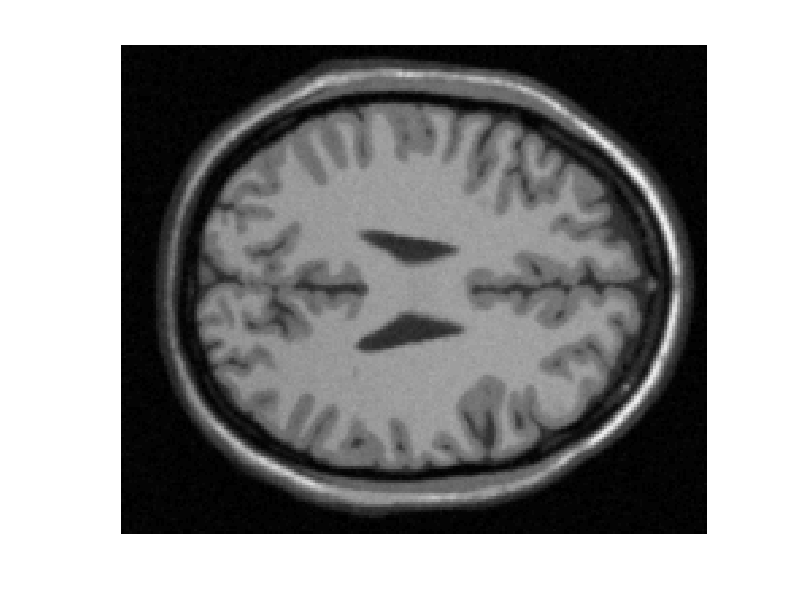

This figure's MATLAB source: (Note: this script raises an error after producing the figure.)
%% Exercise 3
%% Edge-Based segmentation methods
%% Gradient based / Basic, Canny

%% Clear and close everything
clear all; close all; clc;

%% ----------------------------------------------------------------------%%
%% ---------------------------------------------------------------------%%
%% Load the image
load('Image.mat')
Image = mat2gray(double(Image));
[s1 s2] = size(Image);

%% Filter the image with a Gaussian filter
myfilter = fspecial('gaussian');
Image = imfilter(Image,myfilter);
fig = figure; imagesc(Image,[0 1]); axis image; colormap gray;axis off; ...
    axis xy

%% ----------------------------------------------------------------------%%
%% ----------------------------------------------------------------------%%
%% A. Basic Edge detection

%% 1. Compute the Magnitude of the gradient
[gradx grady] = grad(Image);
%[gradx grady] = gradient(Image);
M = sqrt( (gradx .* gradx) + (grady .* grady));

figure(fig+1); imagesc(M); axis image; colormap jet;axis off; ...
    title('Gradient Magnitude'); axis xy

%% Threshold the gradient
EdgeBasic = (M>0.1);
figure(fig+2); imagesc(EdgeBasic); axis image; colormap gray; axis off; ...
    title('Edge - Basic thresholding'); axis xy

disp('1 - pause')
pause
close(fig+2)


%% ----------------------------------------------------------------------%%
%% ----------------------------------------------------------------------%%
%% B. CANNY

%% STEP1: Non Maxima suppression step
Mn = M; %% Initialize the image with supressed non maxima edges
%% a. Compute the gradient direction
alpha = atan2(grady, gradx);
figure(fig+2); imagesc(alpha); axis image; colormap jet; axis off; ...
    title('Gradient Direction'); axis xy; colorbar
a = [0 45 90 135 180]; %% The 4 basic gradient directions (0=180)
alpha_b = zeros(size(Image));
for i = 2:s1-1
    for j = 2:s2-1
        %% Compute the nearest basic direction to the local gradient
        %% direction
         nearest = mod(round(alpha(i,j)/(pi/4)),5) +1;
%         mystr = sprintf('angle: %f, approx: %d\n',alpha(i,j),nearest);
%         disp(mystr);
        
        %% Just say that 0 and 180 should have the same index
        if nearest==5
            alpha_b(i,j) = 1;
        else
            alpha_b(i,j) = nearest;
        end
        
        %% Get the two neighbors in opposite directions
        % (4 possibilities)
        if alpha_b(i,j) == 3
            nd = M(i-1,j);
            ng = M(i+1,j);
        elseif alpha_b(i,j) == 4
            nd = M(i-1,j+1);
            ng = M(i+1,j-1);
        elseif alpha_b(i,j) == 1
            nd = M(i,j+1);
            ng = M(i,j-1);
        elseif alpha_b(i,j) == 2
            nd = M(i+1,j+1);
            ng = M(i-1,j-1);
        end
        %% And check if the gradient magnitude is is smaller than the
        %% gradient magnitude of one of its neighbours in the chosen
        %% direction. In this case, set it to zero in Mn.
        if M(i,j) < nd || M(i,j) < ng
            Mn(i,j) = 0;
        end
        
    end
end

%% Display
figure(fig+3); imagesc(Mn); axis image; colormap jet; axis off; ...
    title('Magnitude after Non maxima suppresion'); axis xy

%% ----------------------------------------------------------------------%%
%% ----------------------------------------------------------------------%%
%% STEP2: Hysteresis

% Create the strong pixel map
Th = 0.20;               %% high treshold
StrongPixel = Mn .* (Mn > Th);        %% Strong pixel map
% Create the weak pixel map
Tl = 0.05;               %% low treshold
WeakPixel =  (Mn .* (Mn > Tl)) - StrongPixel;
% Display
figure(fig+4); imagesc(StrongPixel); axis image; colormap gray; axis off; ...
    title('Strong Pixel'); axis xy
figure(fig+5); imagesc(WeakPixel); axis image; colormap gray; axis off; ...
    title('Weak Pixel'); axis xy

% Find the connected component (8-connectivity, use the function bwlabel)
C = bwlabel(WeakPixel + StrongPixel);
%figure(fig+20); imagesc(C); title('C');

% Compute the final edge map "EdgeCanny"
EdgeCanny = zeros(size(M)); %% Initialize

% For every connected component, check if one of the pixels is a "strong
% pixel". In this case, set the whole component to be an edge
for k = 1:max(C(:))
    comp = StrongPixel.*(C == k);
    if sum(sum(comp)) ~= 0
    	EdgeCanny = EdgeCanny + (C==k);
    end
end

% Display
figure(fig+6); imagesc(EdgeCanny); axis image; colormap gray; axis off; axis xy;...
    title('Final Canny output');

pause
close all
